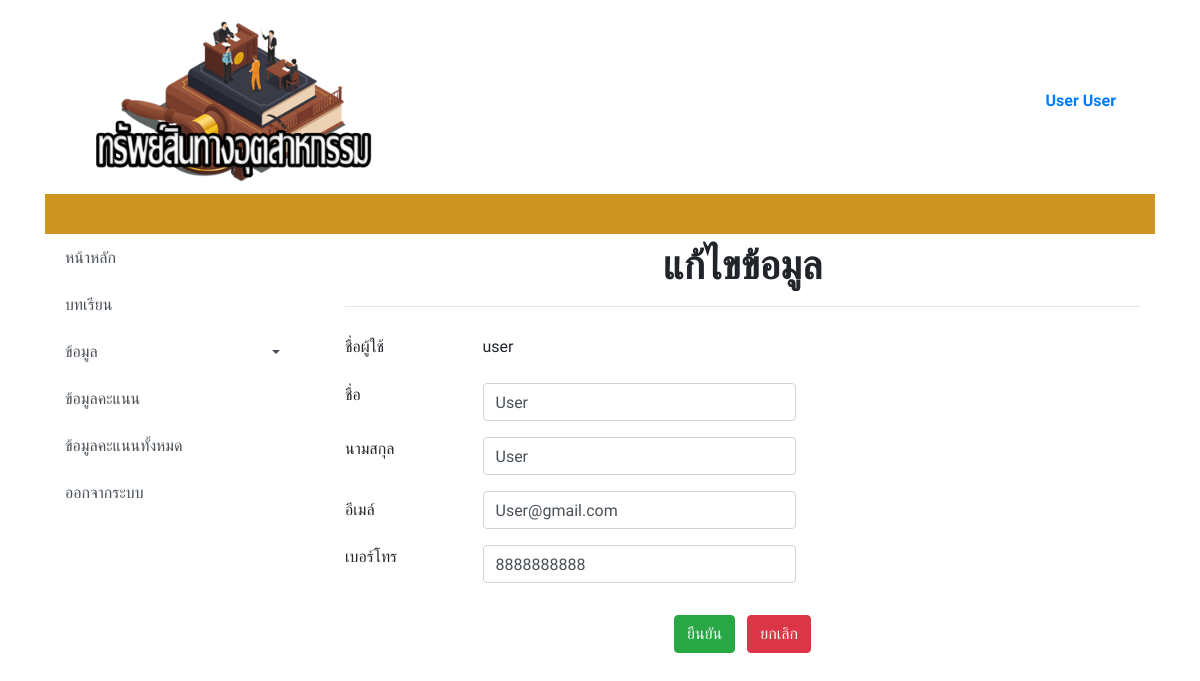
/editprofile.php?eu&user_id=48 (signed in), run on the app's committed database.
### tables this page shows
CREATE TABLE `user` (
  `ID` int(5) NOT NULL,
  `Username` varchar(50) NOT NULL,
  `Password` varchar(200) NOT NULL,
  `Firstname` varchar(100) NOT NULL,
  `Lastname` varchar(100) NOT NULL,
  `email` varchar(100) NOT NULL,
  `phone` text NOT NULL,
  `Userlevel` varchar(1) NOT NULL,
  `user_date` date NOT NULL,
  `session_id` varchar(50) NOT NULL,
  `Status` varchar(1) NOT NULL
);

### editprofile.php (the view, shortened to what this page needs)
<!DOCTYPE html>
<html>
<?php include 'header.php'; ?>
 <div class="container">
  <div class="row">
    <?php include 'menu.php'; ?>
    <?php
    include('conn.php');
    $user_id = $_GET['user_id'];
    $eu = isset($_REQUEST['eu']);
    if ($eu == ''): ?>
      <?php include 'editprofile_show.php'; ?>
      <?php else: ?>
        <?php
        $check = "SELECT * FROM user WHERE id = $user_id ";
        $result = mysqli_query($con,$check) or die(mysqli_error());
        $num = mysqli_fetch_assoc($result);
        ?>
        <div class="col-md-9">
         <div class="py-2">
          <div class="container">
            <div class="row">
              <div class="col-md-12">
                <h1 class="text-center"><b>แก้ไขข้อมูล</b></h1>
                <hr>
              </div>
            </div>
          </div>
        </div>
        <div class="py-1">
          <div class="container w-46">
            <div class="row">
              <div class="text-left col-md-12" style="">
                <form class="" id="c_form-h" action="editprofile_db.php" method="post" >
                  <div class="form-group row">
                    <label class="col-2">ชื่อผู้ใช้</label>
                    <div class="col-10">
                      <div class="input-group">
                        <?php echo($num['Username'])?></div>
                      </div>
                    </div>
                    <div class="form-group row"><label class="col-2">ชื่อ</label>
                      <div class="col-5">
                        <div class="input-group">
                          <input type="text" name="Firstname" class="form-control" id="inlineFormInputGroup" required="กรุณากรอกชื่อ" placeholder="กรุณากรอกชื่อ"  value="<?php echo($num['Firstname'])?>" onkeyup="validate();" minlength="3" maxlength="25" title="ใส่ ก-ฮ หรือ a-z เท่านั้น"></div>
                        </div>
                      </div>
                      <div class="form-group row"><label class="col-2">นามสกุล</label>
                        <div class="col-5">
                          <div class="input-group">
                            <input type="text" name="Lastname" class="form-control" id="inlineFormInputGroup" required="กรุณากรอกนามสกุล" placeholder="กรุณากรอกนามสกุล" value="<?php echo($num['Lastname'])?>"  onkeyup="validate();" minlength="3" maxlength="25" title="ใส่ ก-ฮ หรือ a-z เท่านั้น"></div>
                          </div>
                        </div>
                        <div class="form-group row"> <label for="inputmailh" class="col-2 col-form-label">อีเมล์</label>
                          <div class="col-5">
                            <input type="email" name="email" class="form-control" id="inputmailh" required="กรุณากรอกอีเมล์" placeholder="กรุณากรอกอีเมล์"  value="<?php echo($num['email'])?>"> </div>
                          </div>
                          <div class="form-group row">
                            <label class="col-2">เบอร์โทร<br></label>
                            <div class="col-5">
                              <div class="input-group">
                                <input name="phone" class="form-control" id="input-num" required="กรุณากรอกเบอร์โทร" placeholder="กรุณากรอกเบอร์โทร" value="<?php echo($num['phone'])?>" size="10" title="เบอร์โทร 0-9" oninput="javascript: if (this.value.length > this.maxLength) this.value = this.value.slice(0, this.maxLength);"
                                type="tel"
                                maxlength = "10" onkeyup="num();"></div>
                              </div>
                            </div>
                            <div class="py-3">
                              <div class="container">
                                <div class="row">
                                  <div class="col-md-12 text-center">
                                    <button name="btn" class="btn btn-success text-light mx-1" >ยืนยัน</button>
                                    <a class="btn btn-danger text-light mx-1" href="editprofile.php?user_id=<?php echo $_SESSION["UserID"]; ?>">ยกเลิก</a>
                                  </div>
                                </div>
                              </div>
                            </div>
                          </form>
                        </div>
                      </div>
                    </div>
                  </div>
                </div>
              <?php endif ?>
            </div>
          </div>
           <?php include 'footer.php'; ?>
         </html>

### header.php (style rules this page uses)
body { font-family: 'Prompt', sans-serif; }

### data on the page
user: Username "user", Firstname "User", Lastname "User", email "User@gmail.com", phone "8888888888"

### other printed values
$_SESSION["User"] "User User"
